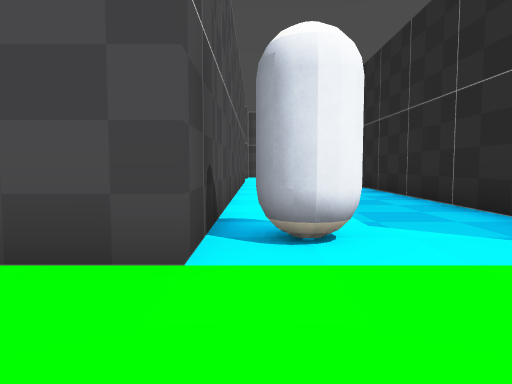
View 1 (above)

21 first-person views from a walk through a level from a Godot 3-D game. The camera is 1.5 m above the floor, tilts 4° down and sees 70° across. The floor is counted in squares, 2.18 m on a side. Each view is taken from the middle of a square. On the plan, view 1 faces up. The plan holds only what a view shows up to about 11 squares ahead; the rest is blank. The place goes on beyond the plan. Some surface patterns are stand-ins.

View 2
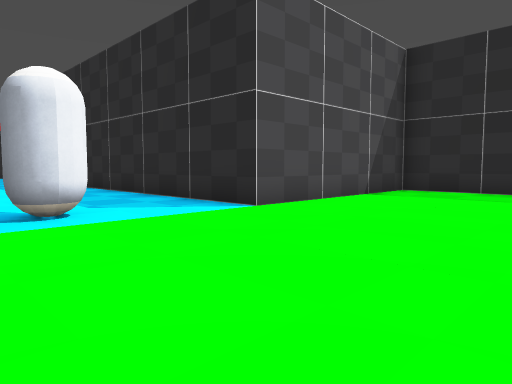

View 3
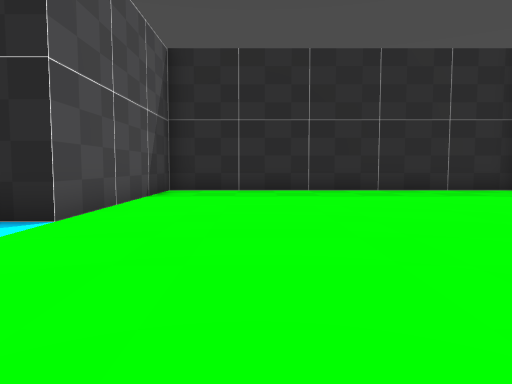

View 4
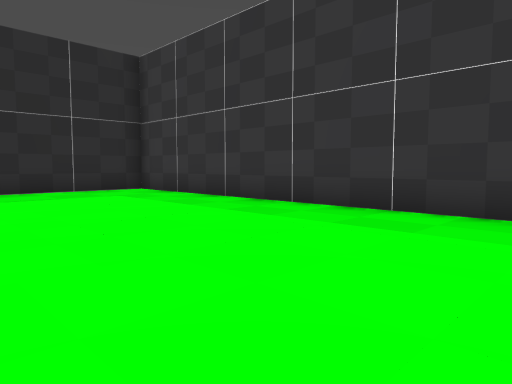

View 5
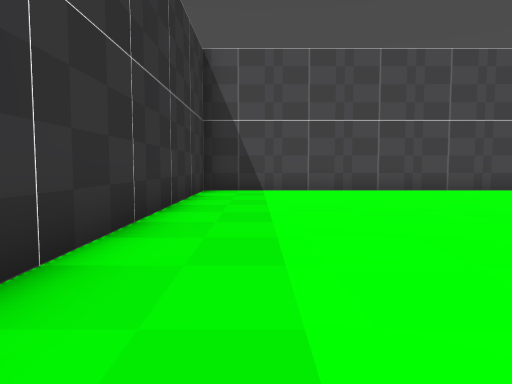

View 6
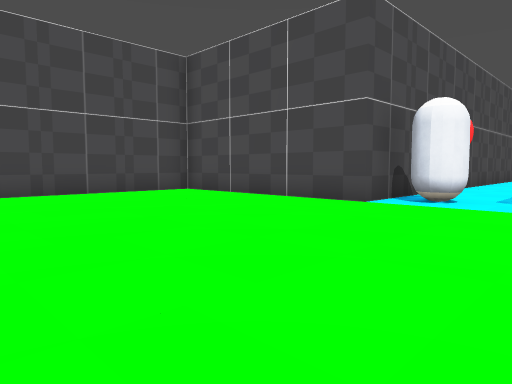

View 7
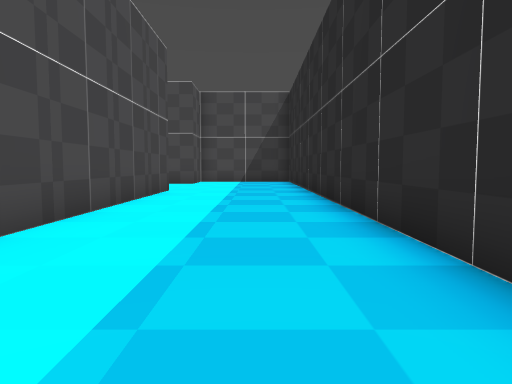

View 8
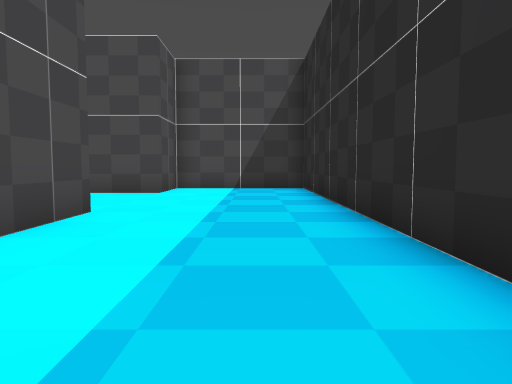

View 9
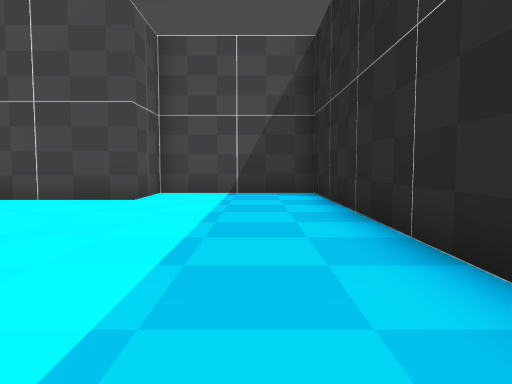

View 10
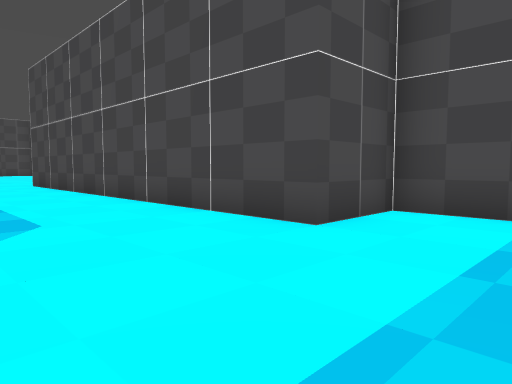

View 11
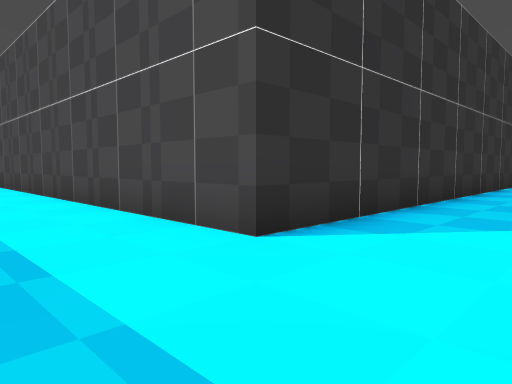

View 12
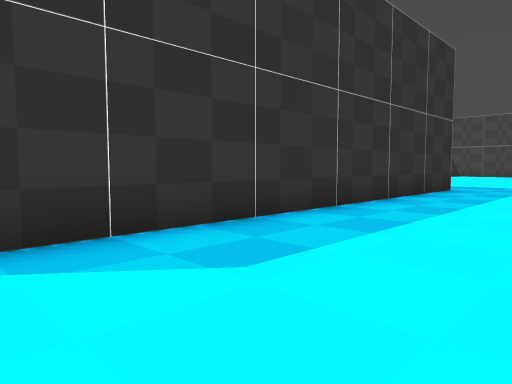

View 13
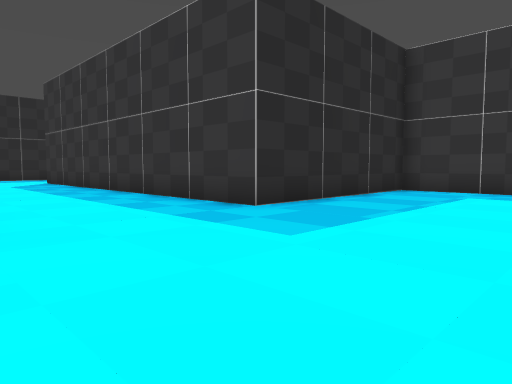

View 14
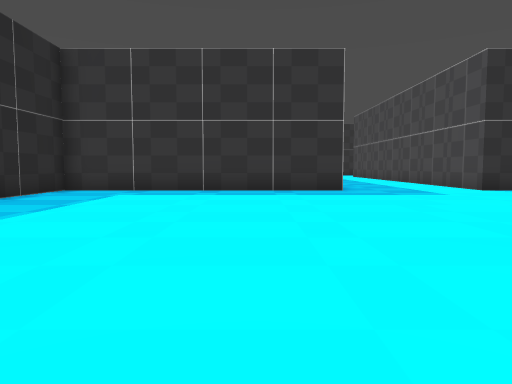

View 15
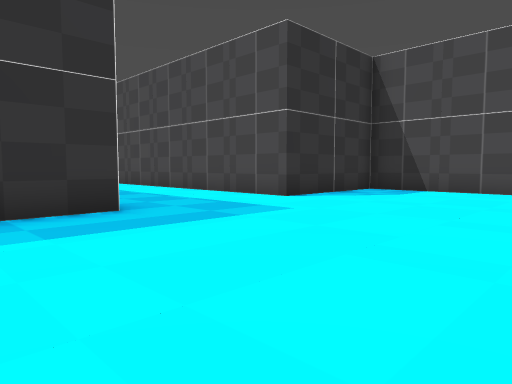

View 16
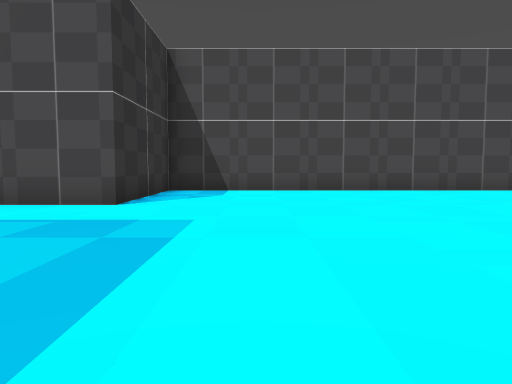

View 17
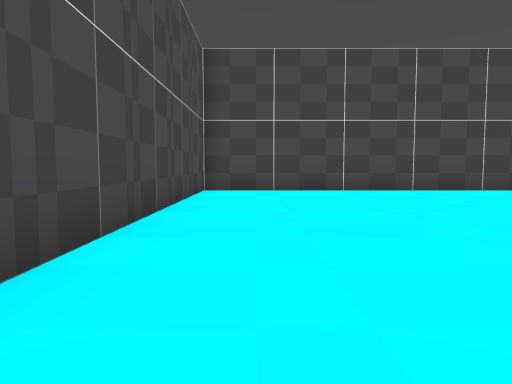

View 18
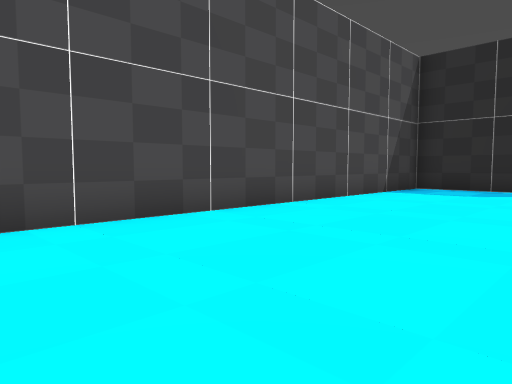

View 19
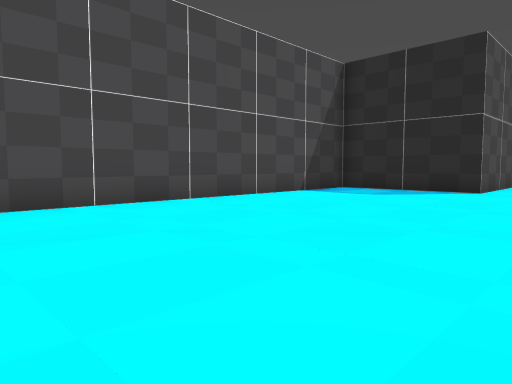

View 20
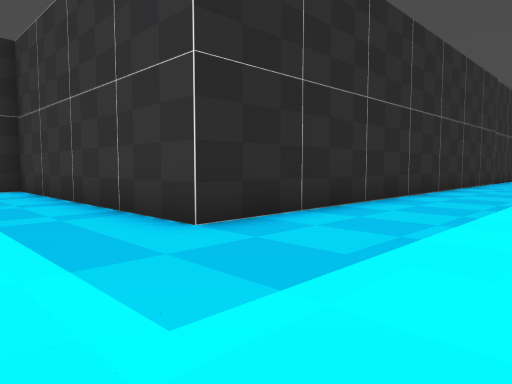

View 21
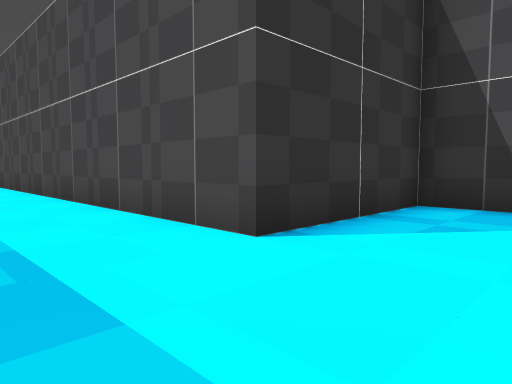

### Floor plan
Points are (right, up) in squares from view 1. A wall is a line through its corners. A room is listed if a view was taken in it or the views show most of it. See-through windows are left out.
Room 1 (views 1, 2, 3, 4, 5, 6)
walls: (-0.5, 2.5) (-6.1, 2.5); (9.5, -7.4) (9.5, 2.5) (3.5, 2.5); (-6.5, 2.1) (-6.5, -7.5) (9.1, -7.5)
ways out: opening at (2, 2.7) to room 2
Room 2 (views 7, 8, 9, 10, 11, 12, 13, 14, 15, 16, 17, 18, 19, 20, 21)
walls: (-20.5, 0.9) (-20.5, 10.5) (-12.5, 10.5) (-12.5, 16.5) (-0.5, 16.5) (-0.5, 2.5); (-12.9, 24.5) (-28.5, 24.5) (-28.5, 10.5) (-24.5, 10.5) (-24.5, -0.1); (3.5, 2.5) (3.5, 22.5) (-0.5, 22.5) (-0.5, 20.5) (-12.5, 20.5) (-12.5, 24.1)
ways out: opening at (2, 2.7) to room 1

Positions as (right, up) in squares from view 1, and headings:
1: (0, 0), facing up
2: (-1, -2), facing up-right
3: (-1, 0), facing right
4: (-1, -2), facing down-right
5: (4, -6), facing left
6: (3, -4), facing up-left
7: (2, 6), facing up
8: (2, 11), facing up
9: (2, 13), facing up
10: (2, 17), facing up-left
11: (2, 19), facing down-left
12: (-1, 20), facing down-left
13: (-17, 21), facing down-right
14: (-18, 21), facing down
15: (-18, 16), facing down-left
16: (-18, 13), facing left
17: (-27, 14), facing up
18: (-24, 20), facing up-right
19: (-23, 18), facing up-right
20: (-24, 13), facing down-right
21: (-22, 13), facing down-left
